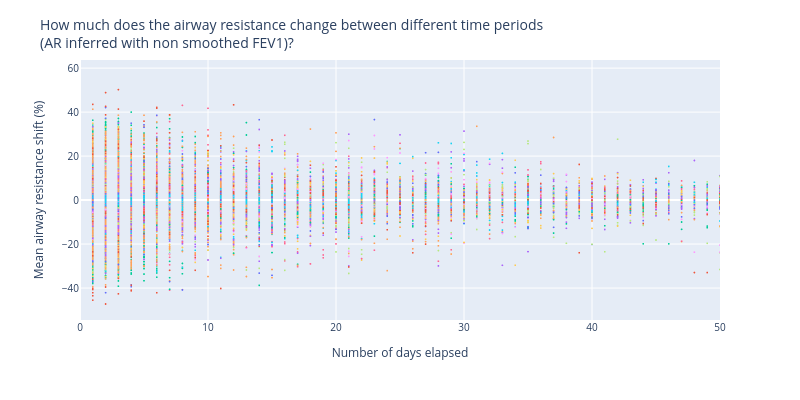

The cell this chart's notebook holds for it:
### Markdown cell above
### Study the shift in AR mean

### Code cell
# Scatter plot with days elapsed on x axis and AR diff on y axis, using px
y_col = "AR mean shift"
# y_col = 'AR skewness shift'
fig = px.scatter(df_mixed_offset, x="Days elapsed", y=y_col, color="ID")
# Set x axis range to 0-100
fig.update_xaxes(range=[0, 200])
fig.update_xaxes(range=[0, 50], title="Number of days elapsed")
# Add more y axi tick vals
fig.update_yaxes(title="Mean airway resistance shift (%)")
# Reduce marker size
fig.update_traces(marker=dict(size=2))
title = "How much does the airway resistance change between different time periods<br>(AR inferred with non smoothed FEV1)?"
fig.update_layout(
    title=title, width=800, height=400, font=dict(size=10), showlegend=False
)
fig.show()
# fig.write_image(
#     f"{dh.get_path_to_main()}/PlotsBreathe/Interconnecting_ARs_entries/{title}.pdf"
# )
